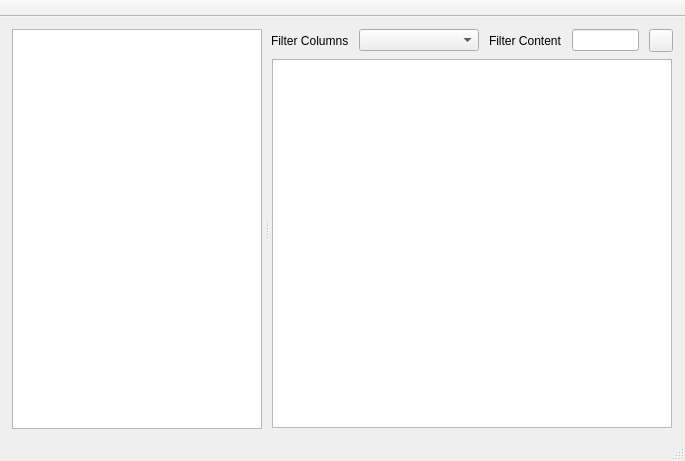
<?xml version="1.0" encoding="UTF-8"?>
<ui version="4.0">
 <class>ProjectManagerView</class>
 <widget class="QMainWindow" name="ProjectManagerView">
  <property name="geometry">
   <rect>
    <x>0</x>
    <y>0</y>
    <width>682</width>
    <height>458</height>
   </rect>
  </property>
  <property name="contextMenuPolicy">
   <enum>Qt::NoContextMenu</enum>
  </property>
  <property name="windowTitle">
   <string>ProjectManagerView</string>
  </property>
  <widget class="QWidget" name="centralWidget">
   <layout class="QGridLayout" name="gridLayout_5">
    <property name="bottomMargin">
     <number>9</number>
    </property>
    <item row="0" column="0">
     <widget class="QSplitter" name="splitter">
      <property name="orientation">
       <enum>Qt::Horizontal</enum>
      </property>
      <property name="handleWidth">
       <number>7</number>
      </property>
      <widget class="QWidget" name="widgetTree" native="true">
       <property name="sizePolicy">
        <sizepolicy hsizetype="Preferred" vsizetype="Preferred">
         <horstretch>0</horstretch>
         <verstretch>0</verstretch>
        </sizepolicy>
       </property>
       <layout class="QGridLayout" name="gridLayout">
        <property name="margin">
         <number>1</number>
        </property>
        <item row="0" column="0">
         <widget class="TreeView" name="treeView">
          <property name="minimumSize">
           <size>
            <width>250</width>
            <height>400</height>
           </size>
          </property>
          <property name="horizontalScrollBarPolicy">
           <enum>Qt::ScrollBarAlwaysOff</enum>
          </property>
          <property name="editTriggers">
           <set>QAbstractItemView::NoEditTriggers</set>
          </property>
          <property name="headerHidden">
           <bool>true</bool>
          </property>
         </widget>
        </item>
       </layout>
      </widget>
      <widget class="QWidget" name="widget" native="true">
       <property name="sizePolicy">
        <sizepolicy hsizetype="Preferred" vsizetype="Preferred">
         <horstretch>1</horstretch>
         <verstretch>0</verstretch>
        </sizepolicy>
       </property>
       <layout class="QGridLayout" name="gridLayout_2">
        <property name="margin">
         <number>1</number>
        </property>
        <item row="0" column="0">
         <layout class="QGridLayout" name="gridLayout_4">
          <property name="spacing">
           <number>6</number>
          </property>
          <item row="0" column="0">
           <layout class="QHBoxLayout" name="horizontalLayout_2">
            <property name="spacing">
             <number>10</number>
            </property>
            <item>
             <widget class="QLabel" name="label">
              <property name="text">
               <string>Filter Columns</string>
              </property>
             </widget>
            </item>
            <item>
             <widget class="QComboBox" name="comboBox">
              <property name="sizePolicy">
               <sizepolicy hsizetype="Preferred" vsizetype="Fixed">
                <horstretch>1</horstretch>
                <verstretch>0</verstretch>
               </sizepolicy>
              </property>
              <property name="minimumSize">
               <size>
                <width>120</width>
                <height>0</height>
               </size>
              </property>
             </widget>
            </item>
            <item>
             <widget class="QLabel" name="label_2">
              <property name="text">
               <string>Filter Content</string>
              </property>
             </widget>
            </item>
            <item>
             <widget class="CustomLineEdit" name="lineEdit">
              <property name="sizePolicy">
               <sizepolicy hsizetype="Expanding" vsizetype="Fixed">
                <horstretch>1</horstretch>
                <verstretch>0</verstretch>
               </sizepolicy>
              </property>
             </widget>
            </item>
            <item>
             <widget class="QToolButton" name="toolButton">
              <property name="minimumSize">
               <size>
                <width>20</width>
                <height>20</height>
               </size>
              </property>
              <property name="text">
               <string/>
              </property>
             </widget>
            </item>
           </layout>
          </item>
          <item row="1" column="0">
           <widget class="QWidget" name="widgetTable" native="true">
            <layout class="QGridLayout" name="gridLayout_3">
             <property name="verticalSpacing">
              <number>0</number>
             </property>
             <property name="margin">
              <number>1</number>
             </property>
             <item row="0" column="0">
              <widget class="CustomTableView" name="tableView">
               <property name="minimumSize">
                <size>
                 <width>400</width>
                 <height>0</height>
                </size>
               </property>
               <property name="sortingEnabled">
                <bool>true</bool>
               </property>
               <attribute name="verticalHeaderDefaultSectionSize">
                <number>26</number>
               </attribute>
              </widget>
             </item>
            </layout>
           </widget>
          </item>
         </layout>
        </item>
       </layout>
      </widget>
     </widget>
    </item>
   </layout>
  </widget>
  <widget class="QToolBar" name="toolBar">
   <property name="movable">
    <bool>false</bool>
   </property>
   <attribute name="toolBarArea">
    <enum>TopToolBarArea</enum>
   </attribute>
   <attribute name="toolBarBreak">
    <bool>false</bool>
   </attribute>
  </widget>
  <widget class="QStatusBar" name="statusBar"/>
 </widget>
 <layoutdefault spacing="6" margin="11"/>
 <customwidgets>
  <customwidget>
   <class>CustomLineEdit</class>
   <extends>QLineEdit</extends>
   <header>views/customlineedit.h</header>
  </customwidget>
  <customwidget>
   <class>CustomTableView</class>
   <extends>QTableView</extends>
   <header>views/customtableview.h</header>
  </customwidget>
  <customwidget>
   <class>TreeView</class>
   <extends>QTreeView</extends>
   <header>views/treeview.h</header>
  </customwidget>
 </customwidgets>
 <resources/>
 <connections/>
</ui>
